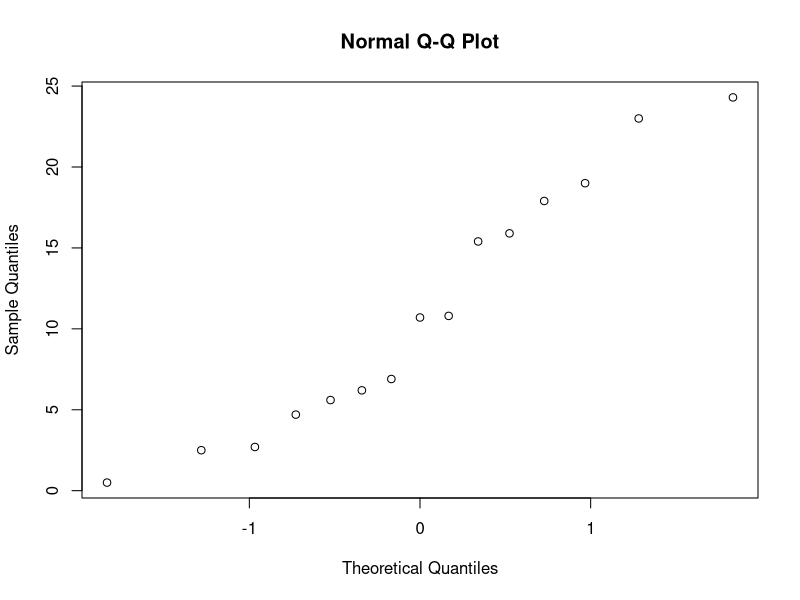
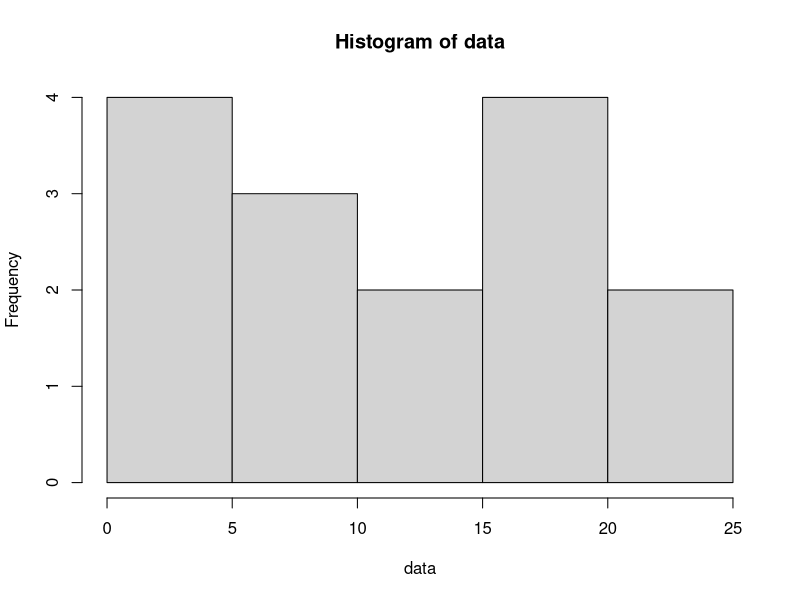
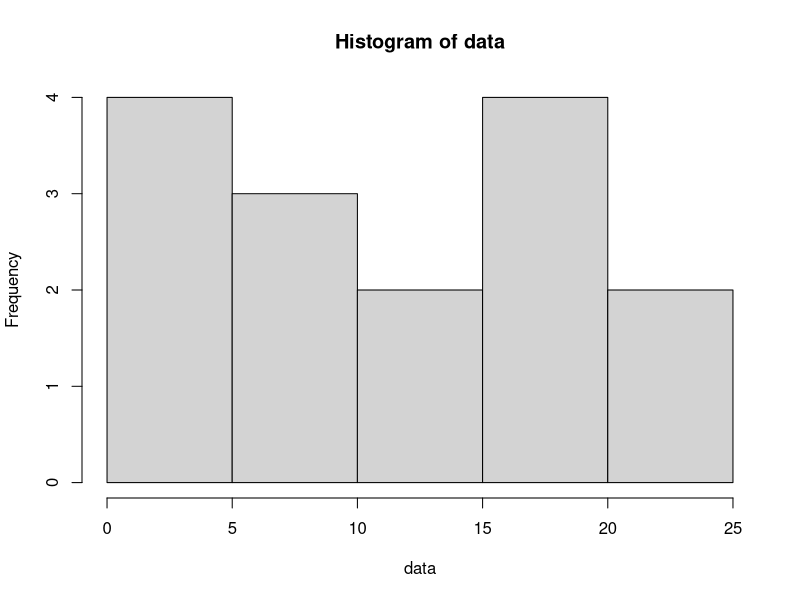
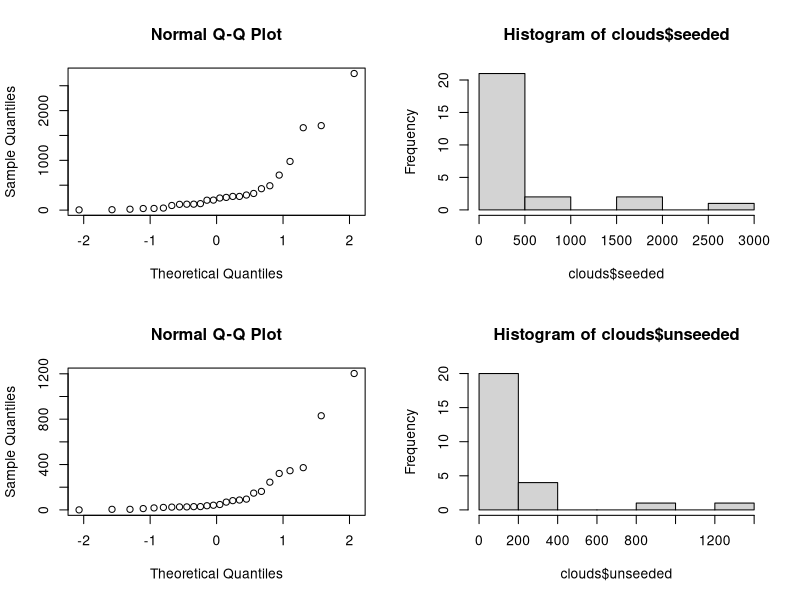
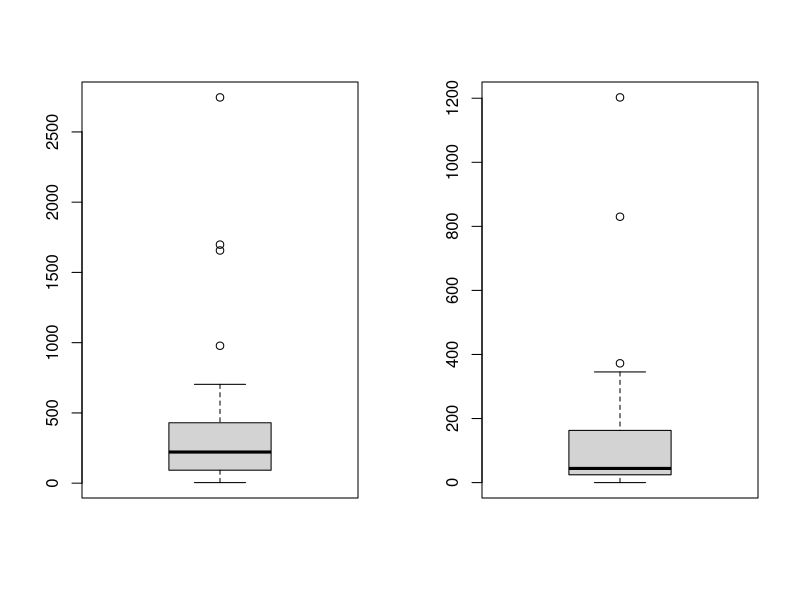
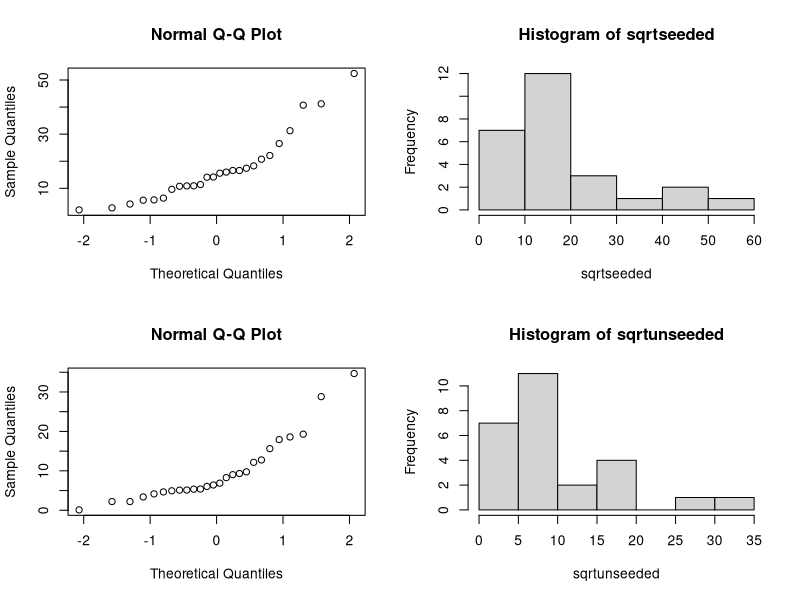
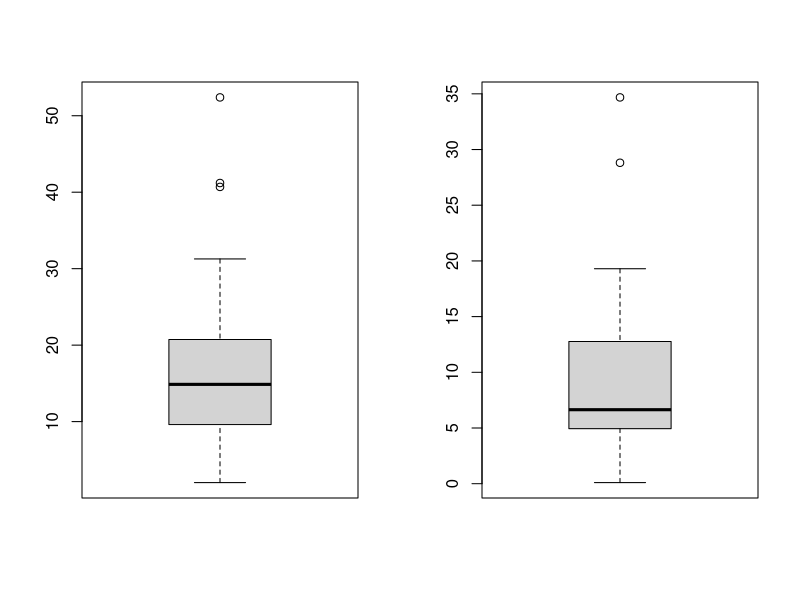
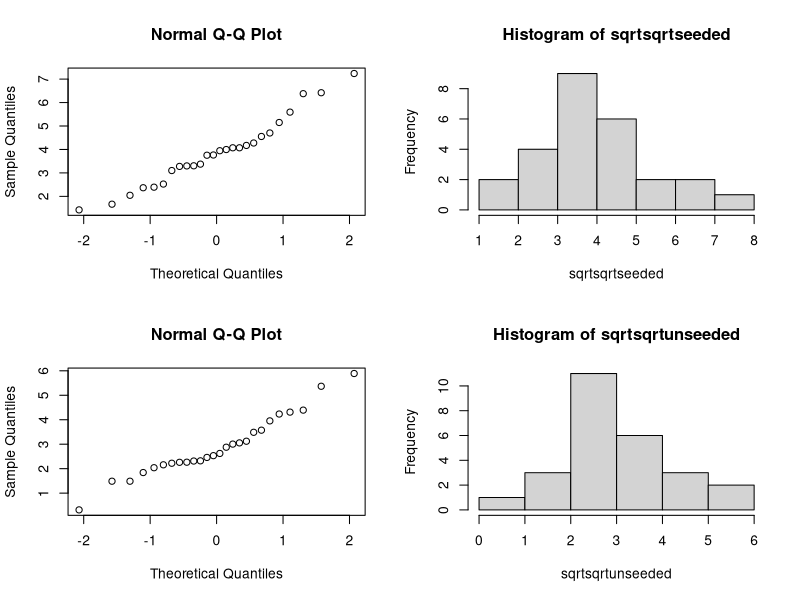

These figures' R source, in order: (Note: this script raises an error after producing the figures.)
## ---- chunk 1
options(digits=3)
options(knitr.duplicate.label = "allow")
## ---- chunk 2
library("ggpubr")
library("pracma")
library("lme4")
library("dplyr")
## ---- chunk 3
# to control output:
# https://community.rstudio.com/t/showing-only-the-first-few-lines-of-the-results-of-a-code-chunk/6963/2
library(knitr)
hook_output <- knit_hooks$get("output")
knit_hooks$set(output = function(x, options) {
  lines <- options$output.lines
  if (is.null(lines)) {
    return(hook_output(x, options))  # pass to default hook
  }
  x <- unlist(strsplit(x, "\n"))
  # more <- "..."
  if (length(lines)==1) {        # first n lines
    if (length(x) > lines) {
      # truncate the output, but add ....
      x <- c(head(x, lines))
    }
  } else {
    x <- c(x[lines])
  }
  # paste these lines together
  x <- paste(c(x, ""), collapse = "\n")
  hook_output(x, options)
})
## ---- chunk 4
data = c(15.4, 17.9, 19.0, 0.5, 15.9, 2.7, 6.2, 2.5, 4.7, 6.9, 10.8, 24.3, 5.6, 23.0, 10.7)
qqnorm(data); hist(data)
## ---- chunk 5
shapiro.test(data)
## ---- chunk 6
mean_data = mean(data)
std_data = sd(data)
n = length(data)

error = qnorm(0.985)*std_data/sqrt(n)
left = mean_data-error
right = mean_data+error

c(left, mean_data, right)     #mean and confidence interval
## ---- chunk 7
E = 1
min_sample_size = (qnorm(0.985)^2*std_data^2)/ E^2
min_sample_size
## ---- chunk 8
B=1000
Tstar=numeric(B)
for(i in 1:B) {
  Xstar=sample(data,replace=TRUE)
  Tstar[i]=mean(Xstar) }

Tstar15=quantile(Tstar,0.015)
Tstar985=quantile(Tstar,0.985)
## ---- chunk 9
c(left, mean_data, right) 
c(2*mean_data-Tstar985,mean(Tstar),2*mean_data-Tstar15)
## ---- chunk 10
mu0 = 15
t.test(data,mu=mu0,alt="less")
## ---- chunk 11
larger_than_mu = sum(data>mu0)
samples = length(data)
binom.test(larger_than_mu,samples,p=0.5, alt='less')
## ---- chunk 12
hist(data)
## ---- chunk 13
mu0_1= 13
psign_13=numeric(B) ## will contain p-values of sign test
pttest_13=numeric(B) ## will contain p-values of t-test

for(i in 1:B) {
   x=sample(data,replace=TRUE)
   pttest_13[i]=t.test(x,mu=mu0_1,alt="less")[[3]] ## extract p-value
   psign_13[i]=binom.test(sum(x>mu0),length(data),p=0.5, alt="less")[[3]]} ## extract p-value

#percentage of t test/sign tests that are lower than 0.05. T tests have a lot
#larger percentage of tests that reject the H0.
sum(psign_13<0.05)/B
sum(pttest_13<0.05)/B

#power test for sign test and t-test with mu0=14
mu0_2 = 14
psign_14=numeric(B) ## will contain p-values of sign test
pttest_14=numeric(B) ## will contain p-values of t-test

for(i in 1:B) {
  x=sample(data,replace=TRUE)
  pttest_14[i]=t.test(x,mu=mu0_2,alt="less")[[3]] ## extract p-value
  psign_14[i]=binom.test(sum(x>mu0),length(data),p=0.5, alt="less")[[3]]} ## extract p-value

#percentage of t test/sign tests that are lower than 0.05. T tests have a lot
#larger percentage of test than reject the H0.
sum(psign_14<0.05)/B
sum(pttest_14<0.05)/B
## ---- chunk 14
s = sd(data)
n = length(data)

# z-score is probability
pr = 0.53 # right end confidence interval
x <- sum(data>15.5)/n # sum of values > 15.5 / total
m <- pr-x # cause pr = x+m, m is error margin
pl <- x-m;pl # left end confidence interval
cv <- (sqrt(n)*m)/s # cause m = cv*s/sqrt(n), is critical value (1.96 in ppt)
area <- 0.5398 # for cv 0.10 read from z-score table
alpha <- (1-area/2);alpha # don't actually need alpha cl is area/2
cl <- 1-alpha;cl # confidence level
## ---- chunk 15
tab = matrix(c(3,2,4,6), ncol=2, byrow=TRUE)
colnames(tab) = c('men', 'women')
rownames(tab) = c('more than 15.5', 'less than 15.5')
tab <- as.table(tab)
tab
## ---- chunk 16
fisher.test(tab)
## ---- chunk 17
clouds=read.table(file="clouds.txt",header=TRUE)
clouds
## ---- chunk 18
par(mfrow=c(2,2))
qqnorm(clouds$seeded);hist(clouds$seeded)
qqnorm(clouds$unseeded);hist(clouds$unseeded)
## ---- chunk 19
shapiro.test(clouds$seeded)
## ---- chunk 20
shapiro.test(clouds$unseeded)
## ---- chunk 21
par(mfrow=c(1,2))
boxplot(clouds$seeded);boxplot(clouds$unseeded)
## ---- chunk 22
var.test(clouds$seeded, clouds$unseeded, alternative = "two.sided")
## ---- chunk 23
t.test(clouds$seeded,clouds$unseeded,alternative = "greater")
## ---- chunk 24
wilcox.test(clouds$seeded,clouds$unseeded,alternative = "greater")
## ---- chunk 25
ks.test(clouds$unseeded,clouds$seeded,alternative = "greater")
## ---- chunk 26
sqrtseeded <- sqrt(clouds$seeded); sqrtunseeded <- sqrt(clouds$unseeded)
# Plots:
par(mfrow=c(2,2))
qqnorm(sqrtseeded);hist(sqrtseeded)
qqnorm(sqrtunseeded);hist(sqrtunseeded)
## ---- chunk 27
shapiro.test(sqrtseeded)
## ---- chunk 28
shapiro.test(sqrtunseeded)
## ---- chunk 29
par(mfrow=c(1,2))
boxplot(sqrtseeded)
boxplot(sqrtunseeded)
## ---- chunk 30
var.test(sqrtseeded, sqrtunseeded, alternative = "two.sided")
## ---- chunk 31
t.test(sqrtseeded,sqrtunseeded,alternative = "greater")
## ---- chunk 32
wilcox.test(sqrtseeded,sqrtunseeded,alternative = "greater")
## ---- chunk 33
ks.test(sqrtunseeded,sqrtseeded,alternative = "greater")
## ---- chunk 34
sqrtsqrtseeded <- sqrt(sqrtseeded); sqrtsqrtunseeded <- sqrt(sqrtunseeded)
# Plots:
par(mfrow=c(2,2))
qqnorm(sqrtsqrtseeded);hist(sqrtsqrtseeded)
qqnorm(sqrtsqrtunseeded);hist(sqrtsqrtunseeded)
## ---- chunk 35
shapiro.test(sqrtsqrtseeded)
## ---- chunk 36
shapiro.test(sqrtsqrtunseeded)
## ---- chunk 37
par(mfrow=c(1,2))
boxplot(sqrtsqrtseeded)
boxplot(sqrtsqrtunseeded)
## ---- chunk 38
var.test(sqrtsqrtseeded, sqrtsqrtunseeded, alternative = "two.sided")
## ---- chunk 39
t.test(sqrtsqrtseeded,sqrtsqrtunseeded, var.equal = TRUE, alternative = "greater")
## ---- chunk 40
wilcox.test(sqrtsqrtseeded,sqrtsqrtunseeded,alternative = "greater")
## ---- chunk 41
ks.test(sqrtsqrtunseeded,sqrtsqrtseeded,alternative = "greater")
## ---- chunk 42
c1 <- clouds$seeded
lambda_est <- 1/mean(c1)
n <- length(clouds$seeded)
sd <- 1/lambda_est
# CI
z <- qnorm(1-0.025)
CI_L <- (-z+sqrt(n))/(mean(c1)*sqrt(n))
CI_R <- (z+sqrt(n))/(mean(c1)*sqrt(n))
## ---- chunk 43
t=median(c1)
B=1000
tstar=numeric(B)
n=length(c1)
for (i in 1:B){
  xstar=rexp(n,lambda_est)
  tstar[i]=median(xstar)}
hist(tstar,prob=T)
pl=sum(tstar<t)/B; pr=sum(tstar>t)/B; p=2*min(pl,pr)
pl;pr;p
## ---- chunk 44
cdf_x <- linspace(min(c1), max(c1), 101)
sorted_c1 <- sort(c1);
par(mfrow=c(1,1))
c1_quantiles  <- linspace(0,1,length(c1))
# plots actual values of clouds$seeded
plot(sorted_c1,c1_quantiles)
# line of expected values is exp dist with rate est lambda
lines(cdf_x,pexp(cdf_x,lambda_est),type="l",col="blue",lwd=2)
## ---- chunk 45
ks.test(clouds$seeded,"pexp", lambda_est)
## ---- chunk 46
hist(clouds$seeded)
## ---- chunk 47
x <- sum(clouds$seeded<300)
n <- length(clouds$seeded)
binom.test(x,n,p=0.5,alt='less')
## ---- chunk 48
x <- sum(clouds$seeded<30)
binom.test(x,n,p=0.25,alt='less')
## ---- chunk 49
data=read.table(file="dogs.txt",header=TRUE)
data
## ---- chunk 50
par(mfrow=c(2,1))
qqnorm(data$isofluorane); hist(data$isofluorane)
## ---- chunk 51
shapiro.test(data$isofluorane)
## ---- chunk 52
cor.test(data$isofluorane, data$halothane, method = "spearman")
## ---- chunk 53
mystat=function(x,y) {mean(x-y)}
B=1000; tstar=numeric(B)
for (i in 1:B) {
  datastar=t(apply(cbind(data[,1],data[,2]),1,sample))
  tstar[i]=mystat(datastar[,1],datastar[,2]) }
myt=mystat(data[,1],data[,2])
myt
hist(tstar)
pl=sum(tstar<myt)/B
pr=sum(tstar>myt)/B
p=2*min(pl,pr)
p
## ---- chunk 54
dataframe=data.frame(concentration=as.vector(as.matrix(data)),
                     variety=factor(rep(1:3,each=10)))
aov=lm(concentration~variety,data=dataframe)
anova(aov)
## ---- chunk 55
qqnorm(residuals(aov)); qqline(residuals(aov))
plot(fitted(aov),residuals(aov))
## ---- chunk 56
summary(aov)
## ---- chunk 57
attach(dataframe); kruskal.test(concentration,variety)
## ---- chunk 58
I=4; J=2; N=10
rbind(rep(1:I,each=N*J),rep(1:J,N*I),sample(1:(N*I*J)))
## ---- chunk 59
data = read.table("hemoglobin.txt", header=TRUE)
## ---- chunk 60
#necessary other wise rate is numerical and should be categorical
data$rate=as.factor(data$rate)
par(mfrow=c(1,2))
boxplot(hemoglobin ~ method, data = data) ; 
boxplot(hemoglobin ~ rate, data = data)
## ---- chunk 61
par(mfrow=c(1,2))
interaction.plot(x.factor = data$rate, trace.factor = data$method, response = data$hemoglobin);
interaction.plot(x.factor = data$method, trace.factor = data$rate, response = data$hemoglobin)
## ---- chunk 62
hemoglobinaov=lm(hemoglobin ~ method * rate, data = data) 
anova(hemoglobinaov)
## ---- chunk 63
hemoglobinaov2 =lm(hemoglobin ~ method + rate, data = data)
anova(hemoglobinaov2)
## ---- chunk 64
qqnorm(residuals(hemoglobinaov2))
qqline(residuals(hemoglobinaov2))
## ---- chunk 65
shapiro.test(residuals(hemoglobinaov2))
## ---- chunk 66
plot(fitted(hemoglobinaov2),residuals(hemoglobinaov2))
hemoglobinaov2
## ---- chunk 67
group_by(data, method, rate) %>%
  summarise(
    count = n(),
    mean = mean(hemoglobin, na.rm = TRUE),
    sd = sd(hemoglobin, na.rm = TRUE)
  )
## ---- chunk 68
group_by(data, rate) %>%
  summarise(
    count = n(),
    mean = mean(hemoglobin, na.rm = TRUE),
    sd = sd(hemoglobin, na.rm = TRUE)
  )
## ---- chunk 69
hemoglobinaov3 =lm(hemoglobin ~ rate, data = data)
anova(hemoglobinaov3)
## ---- chunk 70
cream <- read.table(file="cream.txt",header=TRUE)
cream
## ---- chunk 71
cream$batch <- factor(cream$batch)
cream$position <- factor(cream$position)
cream$starter <- factor(cream$starter)
aovcream <- lm(acidity~batch+position+starter,data=cream); anova(aovcream)
## ---- chunk 72
summary(aovcream)
## ---- chunk 73
par(mfrow=c(1,2))
qqnorm(residuals(aovcream)) ;
plot(fitted(aovcream),residuals(aovcream))
## ---- chunk 74
aovcream=lm(acidity~batch+starter,data=cream); anova(aovcream)
## ---- chunk 75
summary(aovcream)
## ---- chunk 76
friedman.test(acidity~batch | starter,data=cream)
## ---- chunk 77
creamlmer=lmer(acidity~starter+(1|batch),REML=FALSE,data=cream)
summary(creamlmer)
## ---- chunk 78
creamlmer1=lmer(acidity~(1|batch),data=cream,REML=FALSE)
anova(creamlmer,creamlmer1)
## ---- chunk 79
aovcream=lm(acidity~batch+starter,data=cream); anova(aovcream)
## ---- chunk 80
summary(aovcream)
